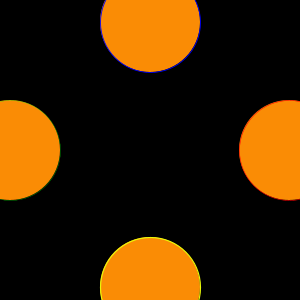
Frame 1 (no input)
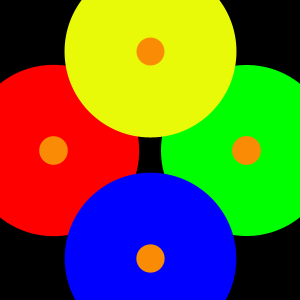
Frame 60 (the mouse pressed at the canvas centre just before this capture)
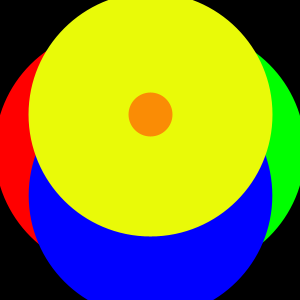
Frame 120 (the mouse held since frame 60 and released just before this capture)

The Processing sketch that drew these frames (run headless with seeded random() and noise(); from frame 60 on, the mouse is pressed at the canvas centre):

// Processing sketch: processing_70120
// ── processing_70120.pde

//Gregory Taxerman, Animation, CP1 16-17

int x = 10;
int z = 1;
float w = 0.25;

void setup ()
{
  size(300,300);
  fill(250,140,5);
  frameRate(30);
}

void draw()
{
  background(0);
  stroke(0,255,0);
  strokeWeight(w);
  ellipse(x,150,100,100);
  x = x + z;
  w = w + .3;

  if(x > 300)
  {
    x = 0;
  }
  counter ();
  fall ();
  rise ();
}

void counter ()
{
  stroke(255,0,0);
  strokeWeight(w);
  ellipse(300-x,150,100,100);
  x = x + z;
  w = w + .3;
}

void fall ()
{
  stroke(0,0,255);
  strokeWeight(w);
  ellipse(150,x+10,100,100);
  x = x + z;
  w = w + .3;
 
}

void rise ()
{
  stroke(233,250,8);
  strokeWeight(w);
  ellipse(150,300-x,100,100);
  x = x + z;
  w = w + .3;
  
}
